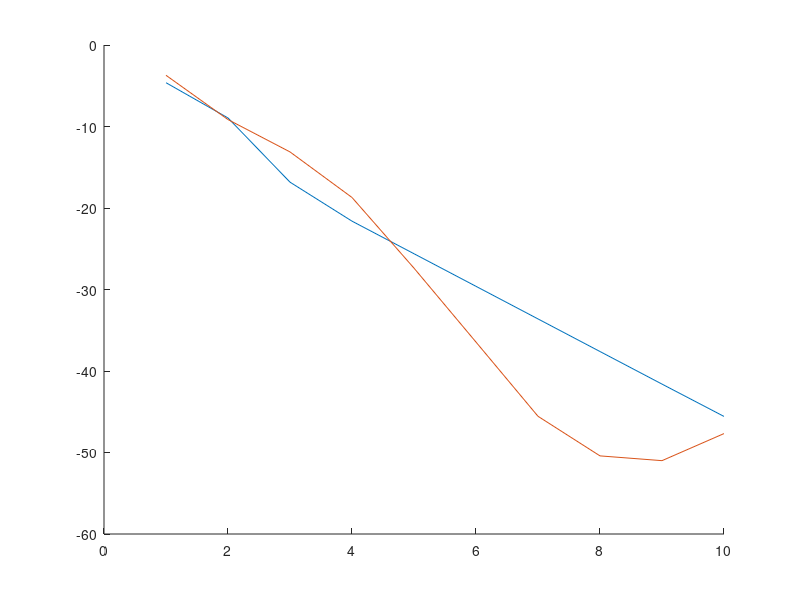

MATLAB code for this plot:
#
function solve_a4_6()

  hold on;
  test_composite_simpson();
  test_romberg();
  hold off;

endfunction

#
function test_composite_simpson()

  f = @(x)(1 ./(1 + x.^2));
  a = 0; b = 2;
  s0 = atan(b) - atan(a);
  x = [];
  y = [];

  for i = 1 : 10
    n = 2^i;
    s = composite_simpson(f, a, b, n);
    e = abs(s - s0);
    x = [x; n];
    y = [y; e];
  endfor

  x = log2(x);
  y = log2(y);
  #y = -y./x;
  plot(x, y);

endfunction

#
function s = composite_simpson(f, a, b, n)

  h = (b - a)/n;
  x = linspace(a, b, n + 1);
  y = f(x);

  w = ones(size(y));
  for i = 2 : n
    if mod(i, 2)
      w(i) = 2;
    else
      w(i) = 4;
    endif
  endfor

  s = sum(y.*w)*(h/3);

endfunction

#
function test_romberg()

  f = @(x)(1 ./(1 + x.^2));
  a = 0; b = 2;
  s0 = atan(b) - atan(a);
  x = [];
  y = [];

  for i = 1 : 10
    n = 2^i;
    s = romberg(f, a, b, i);
    e = abs(s - s0);
    x = [x; n];
    y = [y; e];
  endfor

  x = log2(x);
  y = log2(y);
  #y = -y./x;
  plot(x, y);

endfunction

#
function s = romberg(f, a, b, n)

  v = zeros(n + 1, 1);

  # initial trapezoidal tableau
  for i = 1 : n + 1
    m = 2 ^(i - 1);
    v(i) = composite_trapezoidal(f, a, b, m);
  endfor

  # extrapolation
  for i = 1 : n + 1
    t = 1/(4 ^i - 1);
    w = [0; v(1 : end-1)];
    v += (v - w)*t;
  endfor

  s = v(end);

endfunction

#
function s = composite_trapezoidal(f, a, b, n)

  h = (b - a)/n;
  x = linspace(a, b, n + 1);
  y = f(x);

  w = ones(size(y)) *2;
  w(1) = 1; w(end) = 1;

  s = sum(y.*w)*(h/2);

endfunction
